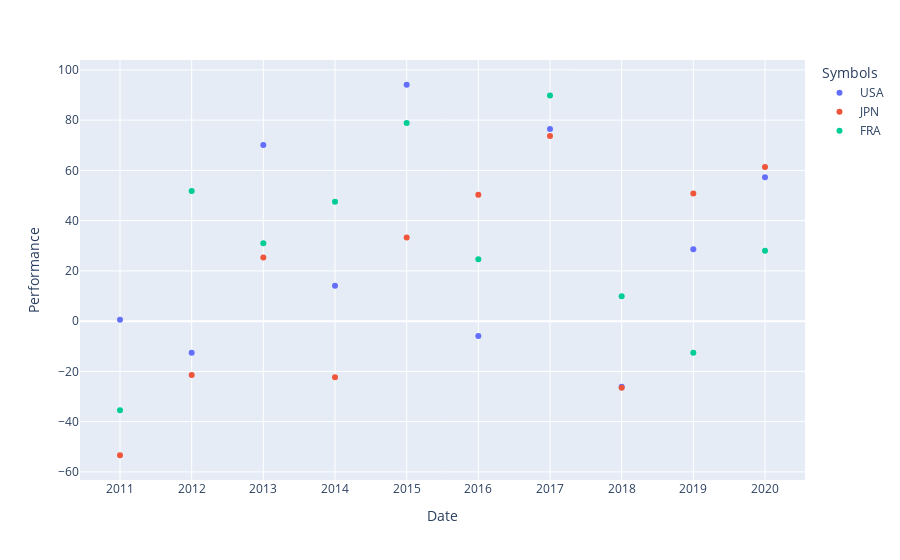

Notebook code for this chart:
### Code cell
px.scatter(final, x="Date", y="Performance", color="Symbols")

### Figure 1 — Plotly figure (JSON) as saved in the notebook; plotly's stock layout.template omitted (floating-point values rounded to 4 significant figures)
{"data": [{"hovertemplate": "Symbols=USA<br>Date=%{x}<br>Performance=%{y}<extra></extra>", "legendgroup": "USA", "marker": {"color": "#636efa", "symbol": "circle"}, "mode": "markers", "name": "USA", "orientation": "v", "showlegend": true, "type": "scatter", "x": ["2011", "2012", "2013", "2014", "2015", "2016", "2017", "2018", "2019", "2020"], "xaxis": "x", "y": [0.5366, -12.55, 70.1, 14.1, 94.08, -5.957, 76.43, -26.07, 28.62, 57.29], "yaxis": "y"}, {"hovertemplate": "Symbols=JPN<br>Date=%{x}<br>Performance=%{y}<extra></extra>", "legendgroup": "JPN", "marker": {"color": "#EF553B", "symbol": "circle"}, "mode": "markers", "name": "JPN", "orientation": "v", "showlegend": true, "type": "scatter", "x": ["2011", "2012", "2013", "2014", "2015", "2016", "2017", "2018", "2019", "2020"], "xaxis": "x", "y": [-53.37, -21.43, 25.32, -22.36, 33.28, 50.35, 73.68, -26.56, 50.76, 61.36], "yaxis": "y"}, {"hovertemplate": "Symbols=FRA<br>Date=%{x}<br>Performance=%{y}<extra></extra>", "legendgroup": "FRA", "marker": {"color": "#00cc96", "symbol": "circle"}, "mode": "markers", "name": "FRA", "orientation": "v", "showlegend": true, "type": "scatter", "x": ["2011", "2012", "2013", "2014", "2015", "2016", "2017", "2018", "2019", "2020"], "xaxis": "x", "y": [-35.44, 51.81, 30.96, 47.52, 78.87, 24.61, 89.76, 9.885, -12.63, 28.03], "yaxis": "y"}], "layout": {"autosize": true, "legend": {"title": {"text": "Symbols"}, "tracegroupgap": 0}, "margin": {"t": 60}, "xaxis": {"anchor": "y", "autorange": true, "domain": [0, 1], "range": [-0.5508, 9.551], "title": {"text": "Date"}, "type": "category"}, "yaxis": {"anchor": "x", "autorange": true, "domain": [0, 1], "range": [-64.79, 105.5], "title": {"text": "Performance"}, "type": "linear"}}}
